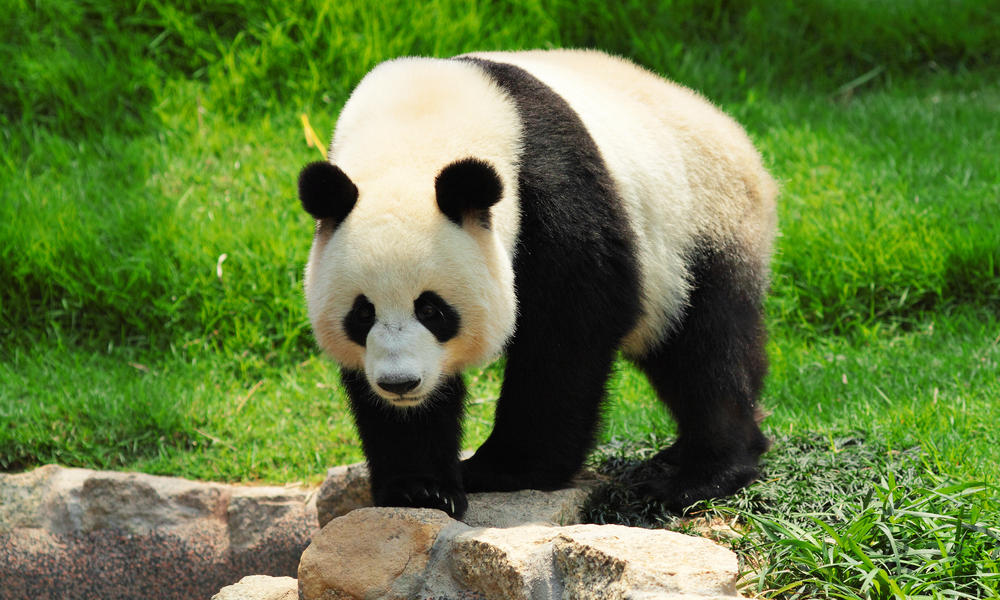
#> input picture panda.jpg, 1000 x 600 px
$ python py3.py
#> lines starting #> are read from the running program, lines starting #| are printed output that depends on the picture
import cv2
import numpy as np
from matplotlib import pyplot as plt

channels_HSV = ['H', 'S', 'V']
channels_RGB = ['B', 'G', 'R']
channels_Lab = ['L', 'a', 'b']
img = cv2.imread('panda.jpg')
#> img is the input picture: shape (600, 1000, 3); mean B, G, R 61.9, 122.4, 97.6
for index in range(3):
	plt.subplot(3, 3, index +1), plt.imshow(img[:, :, index], 'gray')
	plt.title(channels_RGB[index])
	plt.xticks([]), plt.yticks([])

hsv = cv2.cvtColor(img, cv2.COLOR_BGR2HSV)
#> hsv: shape (600, 1000, 3); mean H, S, V 35.2, 129.9, 125.6
for index in range(3):
	plt.subplot(3, 3, 3 + index +1), plt.imshow(hsv[:, :, index], 'gray')
	plt.title(channels_HSV[index])
	plt.xticks([]), plt.yticks([])


Lab = cv2.cvtColor(img, cv2.COLOR_BGR2Lab)
#> Lab: shape (600, 1000, 3); mean of channels 0, 1, 2 121.2, 110, 155.7
for index in range(3):
	plt.subplot(3, 3, 6 + index + 1), plt.imshow(Lab[:, :, index], 'gray')
	plt.title(channels_Lab[index])
	plt.xticks([]), plt.yticks([])
plt.show()
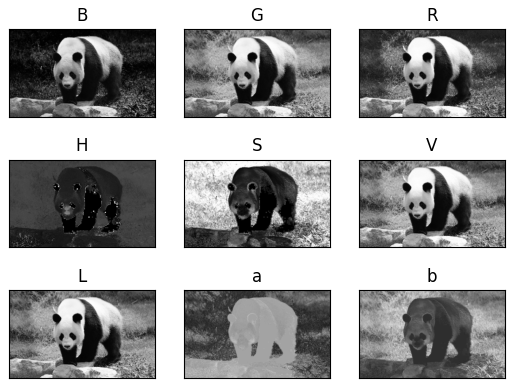
#> figure drawn by matplotlib, 9 panels
